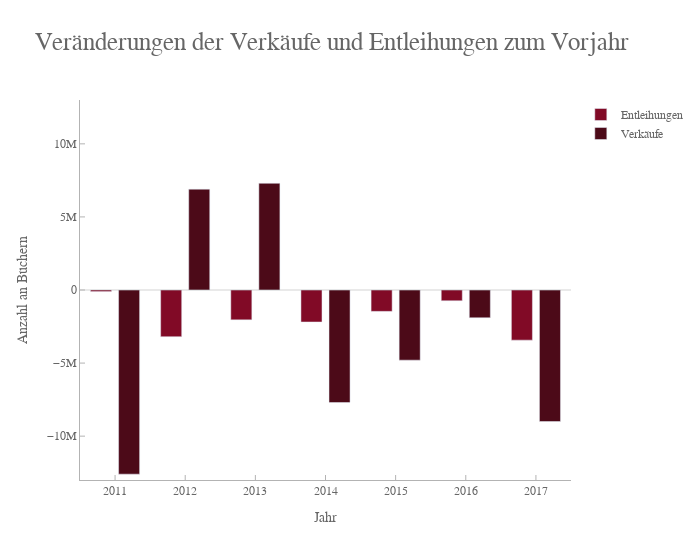

The cell this chart's notebook holds for it:
### Markdown cell above
### Wie verändern sich die Ausleih- und Verkaufszahlen in den letzten Jahren?
- Das Balkendiagramm eignet sich, um die Veränderung der Zahlen zum Vorjahr zu zeigen
- Diese Grafik wurde ins Dashboard übertragen, damit man beide Kategorien unabhängig voneinander zeigen kann
- Zur Orientierung wurde die 0%-Grenze eingezeichnet

### Code cell
fig = go.Figure()

# lendings and sales
fig.add_trace(go.Bar(x=df['year.1'][:8], y=df['lendings_change'], name='Entleihungen', marker_color=red, width=0.3))
fig.add_trace(go.Bar(x=df['year.1'][:8], y=df['sales_change'], name='Verkäufe', marker_color=dark_red, width=0.3))

fig.add_trace(go.Scatter(x=(2010, 2018), y=(0,0), showlegend=False, line_color=dark_grey, line_width=0.3))

fig.update_layout(
                    title="Veränderungen der Verkäufe und Entleihungen zum Vorjahr",
                    title_font_size=25,
                    xaxis_title="Jahr",
                    yaxis_title="Anzahl an Büchern",
                    font_family="Gravitas One",
                    font_color=dark_grey,
                    plot_bgcolor=white,
                    width=700,
                )

fig.update_xaxes(title_text='Jahr', range=[2010.5, 2017.5], ticks='inside', fixedrange=True, tickcolor=grey, tickwidth=1, linecolor=grey, dtick=1)
fig.update_yaxes(tick0=0, ticks='inside', range=[-13000000,13000000], fixedrange=True, tickcolor=grey, linecolor=grey)

fig.show()

### Figure 1 — Plotly figure (JSON) as saved in the notebook; plotly's stock layout.template omitted (floating-point values rounded to 4 significant figures)
{"data": [{"marker": {"color": "#810a26"}, "name": "Entleihungen", "type": "bar", "width": 0.3, "x": [2010, 2011, 2012, 2013, 2014, 2015, 2016, 2017], "y": [null, -108282, -3197542, -2040928, -2189695, -1461396, -737718, -3430318, 2125947, 4631913, -43258049]}, {"marker": {"color": "#4c0a18"}, "name": "Verkäufe", "type": "bar", "width": 0.3, "x": [2010, 2011, 2012, 2013, 2014, 2015, 2016, 2017], "y": [null, -12600000, 6900000, 7300000, -7700000, -4800000, -1900000, -9000000, null, null, null]}, {"line": {"color": "#666666", "width": 0.3}, "showlegend": false, "type": "scatter", "x": [2010, 2018], "y": [0, 0]}], "layout": {"font": {"color": "#666666", "family": "Gravitas One"}, "plot_bgcolor": "#ffffff", "title": {"font": {"size": 25}, "text": "Veränderungen der Verkäufe und Entleihungen zum Vorjahr"}, "width": 700, "xaxis": {"dtick": 1, "fixedrange": true, "linecolor": "#b3b3b3", "range": [2010.0, 2018.0], "tickcolor": "#b3b3b3", "ticks": "inside", "tickwidth": 1, "title": {"text": "Jahr"}}, "yaxis": {"fixedrange": true, "linecolor": "#b3b3b3", "range": [-13000000, 13000000], "tick0": 0, "tickcolor": "#b3b3b3", "ticks": "inside", "title": {"text": "Anzahl an Büchern"}}}}
